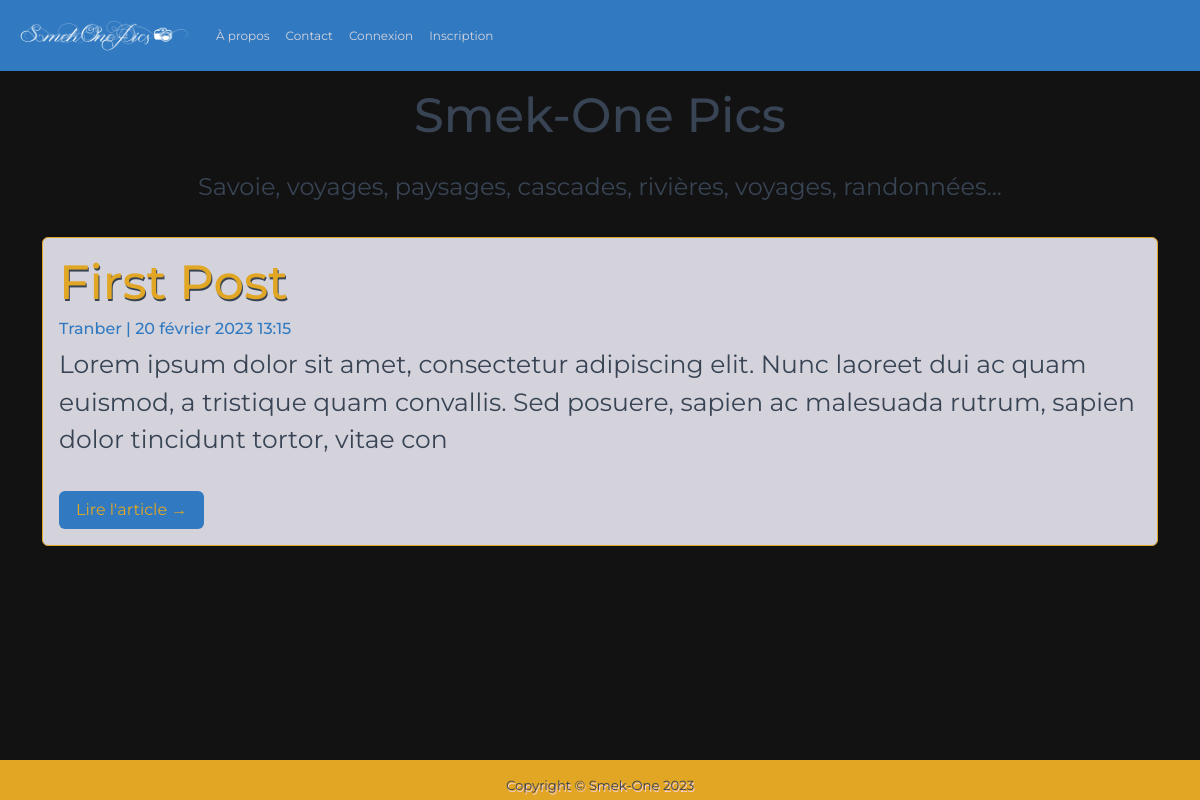
The app's page /, older data.
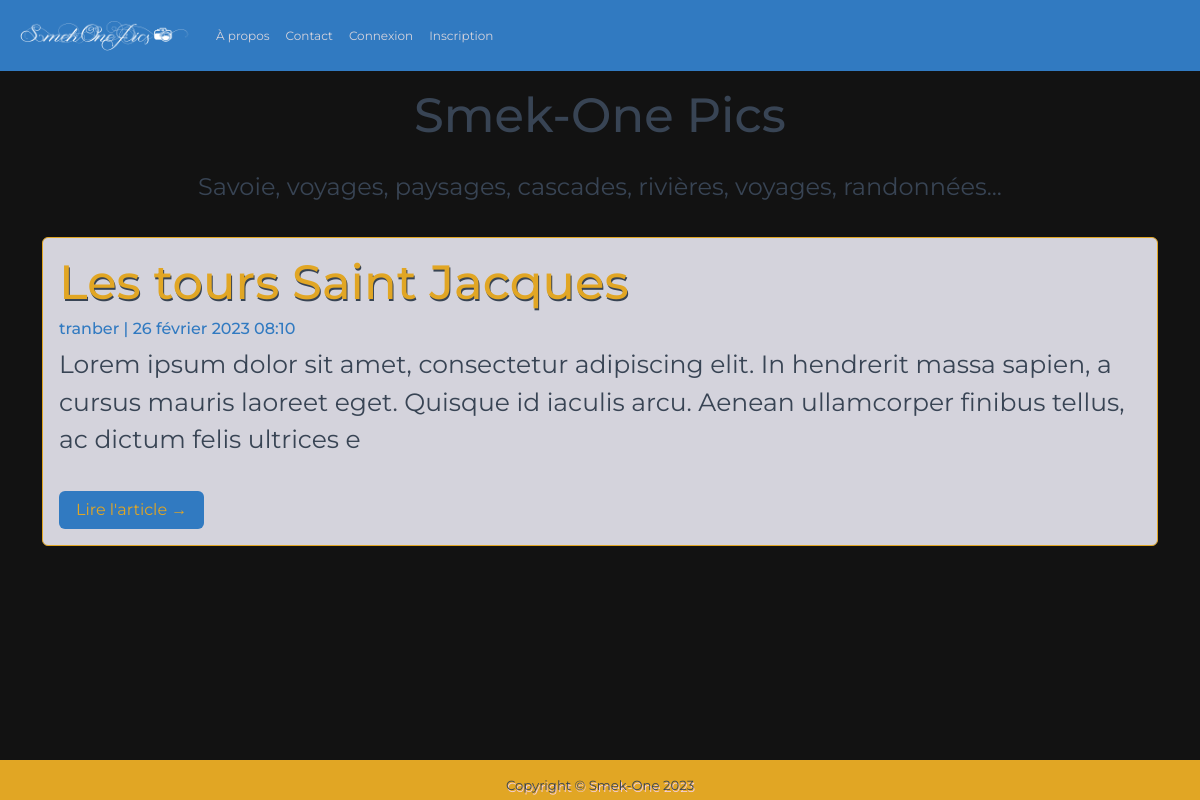
The same page, newer data.
### blog/models.py (models this page shows, shortened)
class Post(models.Model):
    title = models.CharField(max_length=200, unique=True)
    slug = models.SlugField(max_length=200, unique=True)
    author = models.ForeignKey(User, on_delete=models.CASCADE, related_name='blog_posts')
    updated_on = models.DateTimeField(auto_now=True)
    image1 = models.ImageField(upload_to="uploads/", null=True, blank=True)
    content = models.TextField(max_length=200)
    image2 = models.ImageField(upload_to="uploads/", null=True, blank=True)
    image3 = models.ImageField(upload_to="uploads/", null=True, blank=True)
    content2 = models.TextField(blank=True, max_length=200)
    image4 = models.ImageField(upload_to="uploads/", null=True, blank=True)
    image5 = models.ImageField(upload_to="uploads/", null=True, blank=True)
    created_on = models.DateTimeField(auto_now_add=True)
    status = models.IntegerField(choices=STATUS, default=0)
    class Meta:
        ordering = ['-created_on']

### blog/views.py (the view)
# urls.py: path('', views.PostList.as_view(), name='home'),
class PostList(generic.ListView):
    queryset = Post.objects.filter(status=1).order_by('-created_on')
    template_name = 'index.html'

### blog/templates/index.html (shortened to what this page needs)
{% extends "base.html" %}
{% load static %}
{% block content %}
<header class="masthead">
    <div class="container">
        <div class="row">
            <div class="col-md-12 text-center">
                <div class="site-heading">
                    <h2 class=" site-heading my-4 mt-3"> Smek-One Pics</h2>
                    <p class="fs-5">Savoie, voyages, paysages, cascades, rivières, voyages, randonnées...</p>
                </div>
            </div>
        </div>
    </div>
</header>
<div class="container">
    <div class="row">
        <div class="col-md-12 mt-3 center">
            {% for post in post_list %}
            <div class="card mb-4 border-black">
                <div class="card-body">
                    <h2 class="card-title">{{ post.title }}</h2>
                    <p class="card-text muted h6">{{ post.author }} | {{ post.created_on}} </p>
                    <p class="card-text">{{post.content|slice:":200" }}</p>
                    <a href="{% url 'post_detail' post.slug  %}" class="btn">Lire l'article &rarr;</a>
                </div>
            </div>
            {% endfor %}
        </div>
    </div>
</div>
{%endblock%}

### blog/templates/base.html (shortened to what this page needs)
{% load static %}
<!DOCTYPE html>
<html>
    <head>
        <link rel="stylesheet" href="{% static './css/style.css' %}">
        <link rel="stylesheet" href="{% static './css/bootstrap.min.css' %}" />
    </head>
    <body class="base">
        <nav class="navbar navbar-expand-lg" id="mainNav">
            <div class="container-fluid">
                <a class="navbar-brand" href="{% url 'home' %}">
                    <img src="{% static 'media/logoW.png' %}" class="logo" alt="logo">
                </a>
                <div class="collapse navbar-collapse" id="navbarResponsive">
                    <ul class="navbar-nav ml-auto">
                        <li class="nav-item">
                            <a class="nav-link" href="{% url 'about' %}">À propos</a>
                        </li>
                        <li class="nav-item">
                            <a class="nav-link" href="#">Contact</a>
                        </li>
                        </ul>
<ul class="navbar-nav ">
          {% if user.is_authenticated %}
          <li class="nav-item active">
            <a class="nav-link" href="#">{{user}},</a>
          </li>
          <li class="nav-item active">
            <a class="nav-link" href="{% url 'logout' %}">Déconnexion</a>
          </li>
          {% else %}
          <li class="nav-item active">
            <a class="nav-link" href="{% url 'login' %}">Connexion</a>
          </li>
          <li class="nav-item active">
            <a class="nav-link" href="{% url 'signup' %}">Inscription</a>
          </li>
          {% endif %}
                    </ul>
                </div>
            </div>
        </nav>
        {% block content %}{% endblock content %}
<footer class="mt-5">
    <p class="text-center p-3">Copyright &copy; Smek-One {% now 'Y' %}</p>
</footer>
    </body>
</html>

### blog/static/css/style.css (style rules this page uses)
.base { background: url("/static/media/bg.jpeg") no-repeat; background-size: cover; font-family: 'Montserrat', cursive; }
body { position: relative; }
.navbar { background: #317AC1; }
h2 { color: #384454 !important; }
p { color: #384454; }
.nav-link { color: #D4D3DC !important; font-size: 1vw !important; }
.logo { width: 15vw; }
footer { position: fixed; left: 0; bottom: 0; width: 100%; font-size: 1.1vw; height: 5vh; color: #5784BA !important; text-shadow: 1px 2px #F4CFDF !important; background: #E1A624; }
.card { background: #D4D3DC !important; color: #384454 !important; border: 1px solid #E1A624 !important; overflow: hidden; }
.card-title { color: #E1A624 !important; text-shadow: 1px 2px #384454; }
.card-text { color: #384454 !important; font-size: 25px; font-family: 'Montserrat', sans-serif; }
.muted { color: #317AC1 !important; }
.btn { color: #E1A624 !important; background: #317AC1 !important; margin-top: 2vh; }

Row changes from the older to the newer data that the page shows:
removed Post: title "First Post", author "Tranber", created_on "20 février 2023 13:15", content "Lorem ipsum dolor sit amet, consectetur adipiscing elit. Nunc laoreet dui ac quam euismod, a tristique quam convallis. Sed posuere, sapien ac malesuada rutrum, sapien dolor tincidunt tortor, vitae con"
added Post: title "Les tours Saint Jacques", author "tranber", created_on "26 février 2023 08:10", content "Lorem ipsum dolor sit amet, consectetur adipiscing elit. In hendrerit massa sapien, a cursus mauris laoreet eget. Quisque id iaculis arcu. Aenean ullamcorper finibus tellus, ac dictum felis ultrices e"
